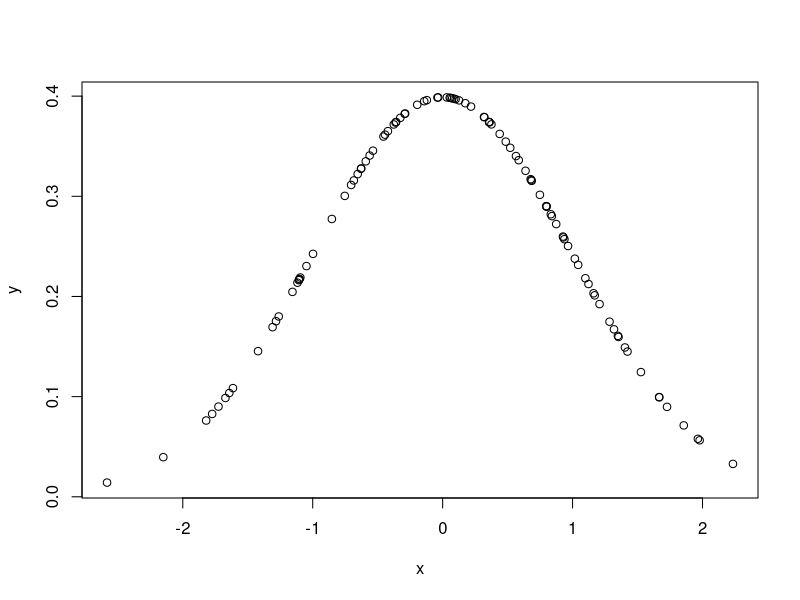
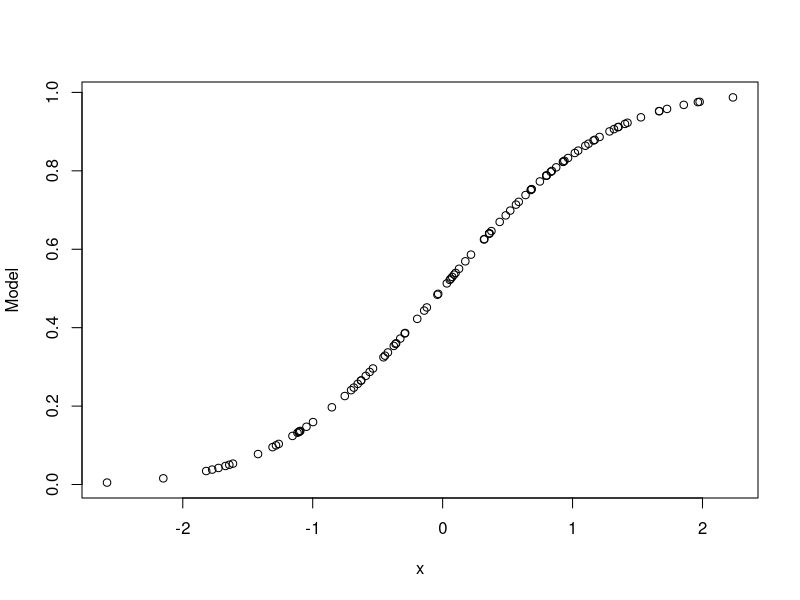
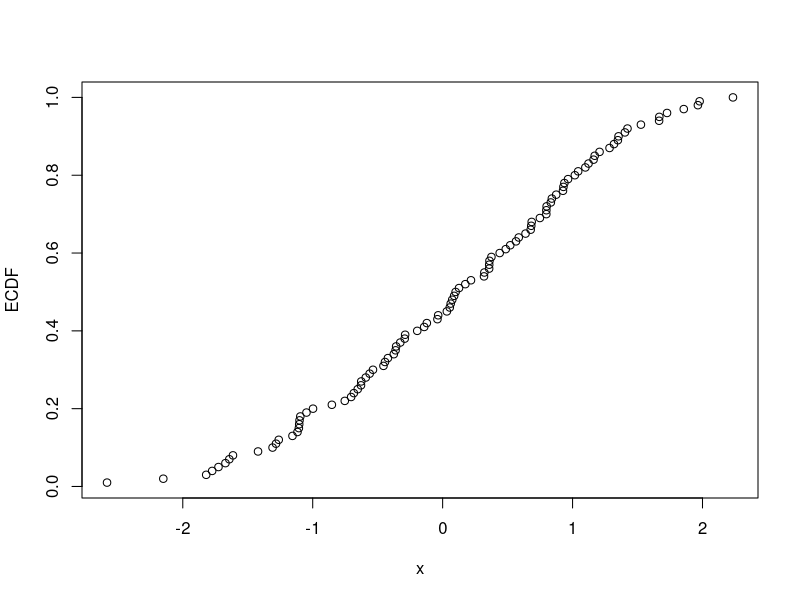
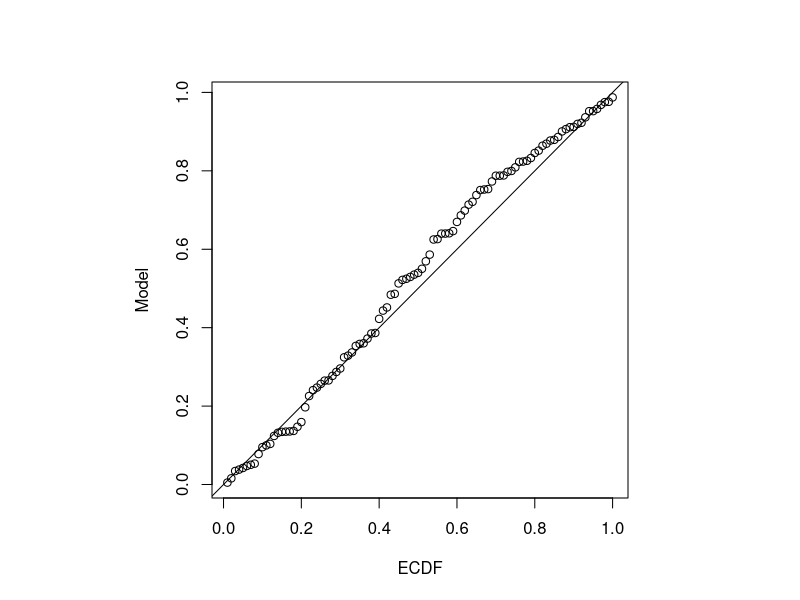
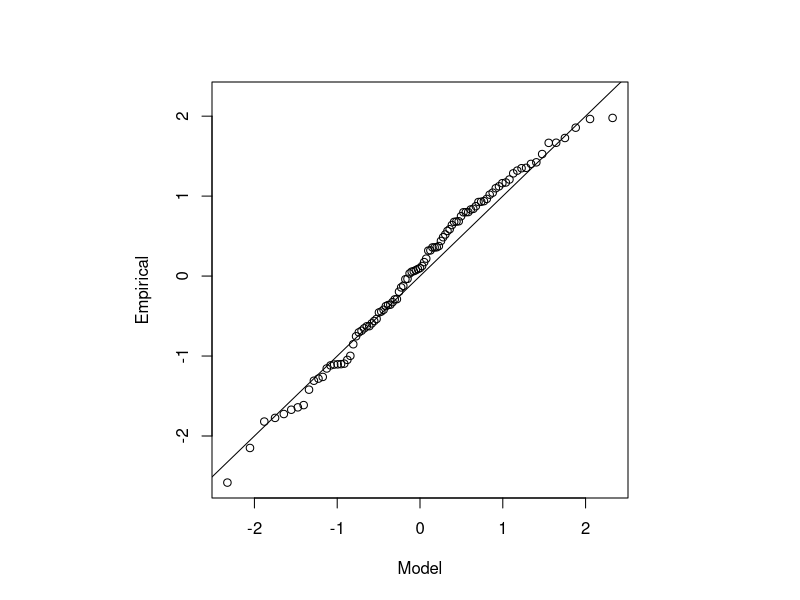

Write the R code that produced these figures, in order.
## ---- chunk 1
x=rnorm(100)

# density function
y=dnorm(x)

# Estimated/Modeled CDF
Fhat=pnorm(x)

# Empirical cdf
Fn=ecdf(x)


plot(x,y)
plot(x,Fhat, ylab = 'Model')
plot(x,Fn(x), ylab = 'ECDF')

# probability plot
par(pty="s")
plot(Fn(x),Fhat, xlab='ECDF', ylab='Model')
abline(coef = c(0,1))

# quantile plot
plot(qnorm(Fn(x)), x, xlab='Model',ylab='Empirical')
abline(coef = c(0,1))
